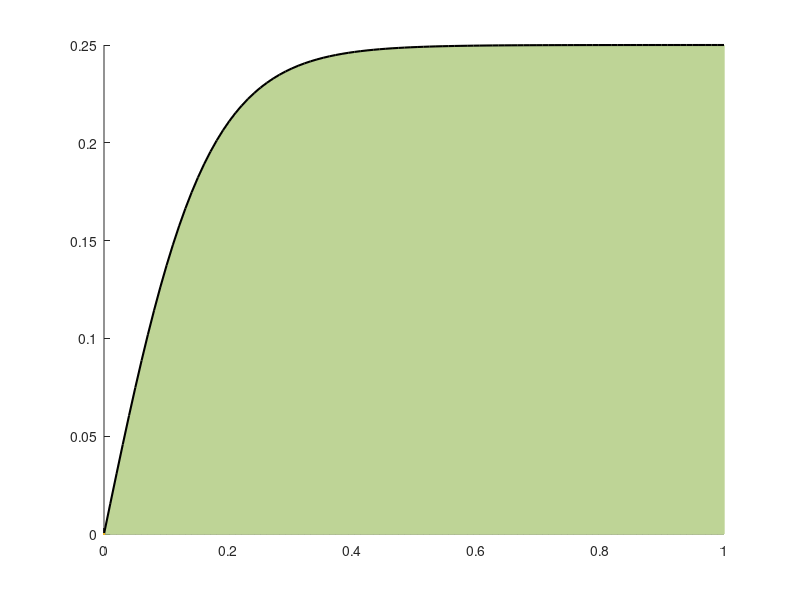

Here is the MATLAB script that generated this plot: (Note: this script raises an error after producing the figure.)
% Script to make plots for sensitivity figure

clear 
close all
addpath('../utilities/')

FigPath = '../../fig/sensitivity_plots/';
mkdir(FigPath);

% define physical constants
atp = 30.5 * 1000 / 6.022e23; % in joules
kT = 300*1.38e-23;

green = [191 213 151]/256;
% (1) plot sensitivity vs. gamma at equilibrium 
gamma_vec = linspace(0,1*atp);
sensitivity_vec = 0.25 * (1-exp(-gamma_vec./kT)) ./ (1+exp(-gamma_vec./kT));

gamma_fig = figure;
hold on
area(gamma_vec/atp, sensitivity_vec,'FaceColor',green,'EdgeColor',green,'LineWidth',1);
plot(gamma_vec/atp, sensitivity_vec,'-','Color','k','LineWidth',1.5);
p = plot(0,0);
StandardFigurePBoC(p,gca)

xlabel('\gamma (ATP units)')
ylabel('sensitivity (dr/dc)')
set(gca,'FontSize',14)

ax = gca;
ax.YAxis(1).Color = 'k';
ax.XAxis(1).Color = 'k';
ylim([0 0.3])
gamma_fig.InvertHardcopy = 'off';
set(gca,'Layer','top')

saveas(gamma_fig,[FigPath 'sensitivity_vs_gamma.png'])
saveas(gamma_fig,[FigPath 'sensitivity_vs_gamma.pdf'])

% calculate implied occupancy of states 1 and 3
occ = exp(-0.5*atp/kT) / (2*exp(-0.5*atp/kT) + 2)